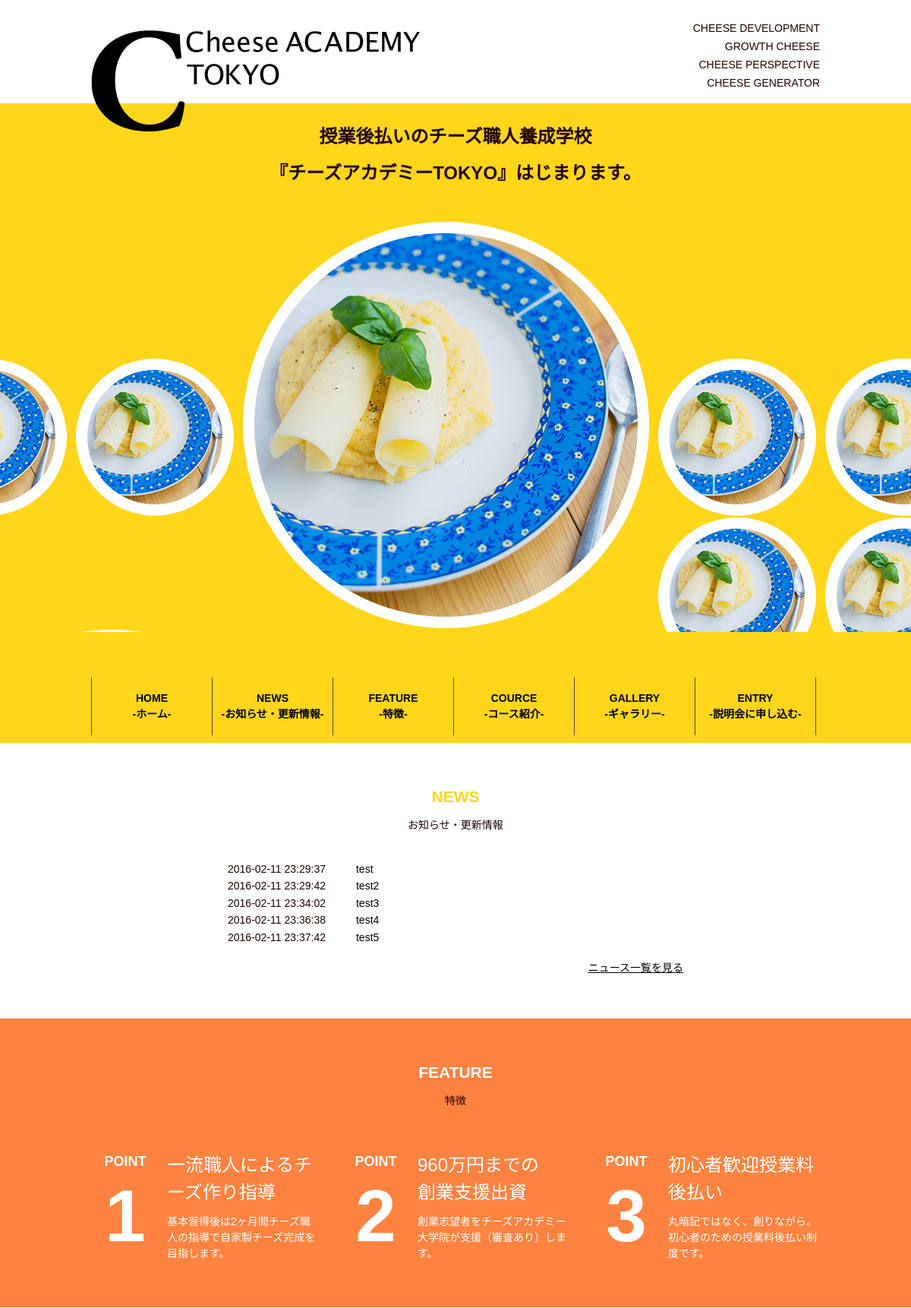
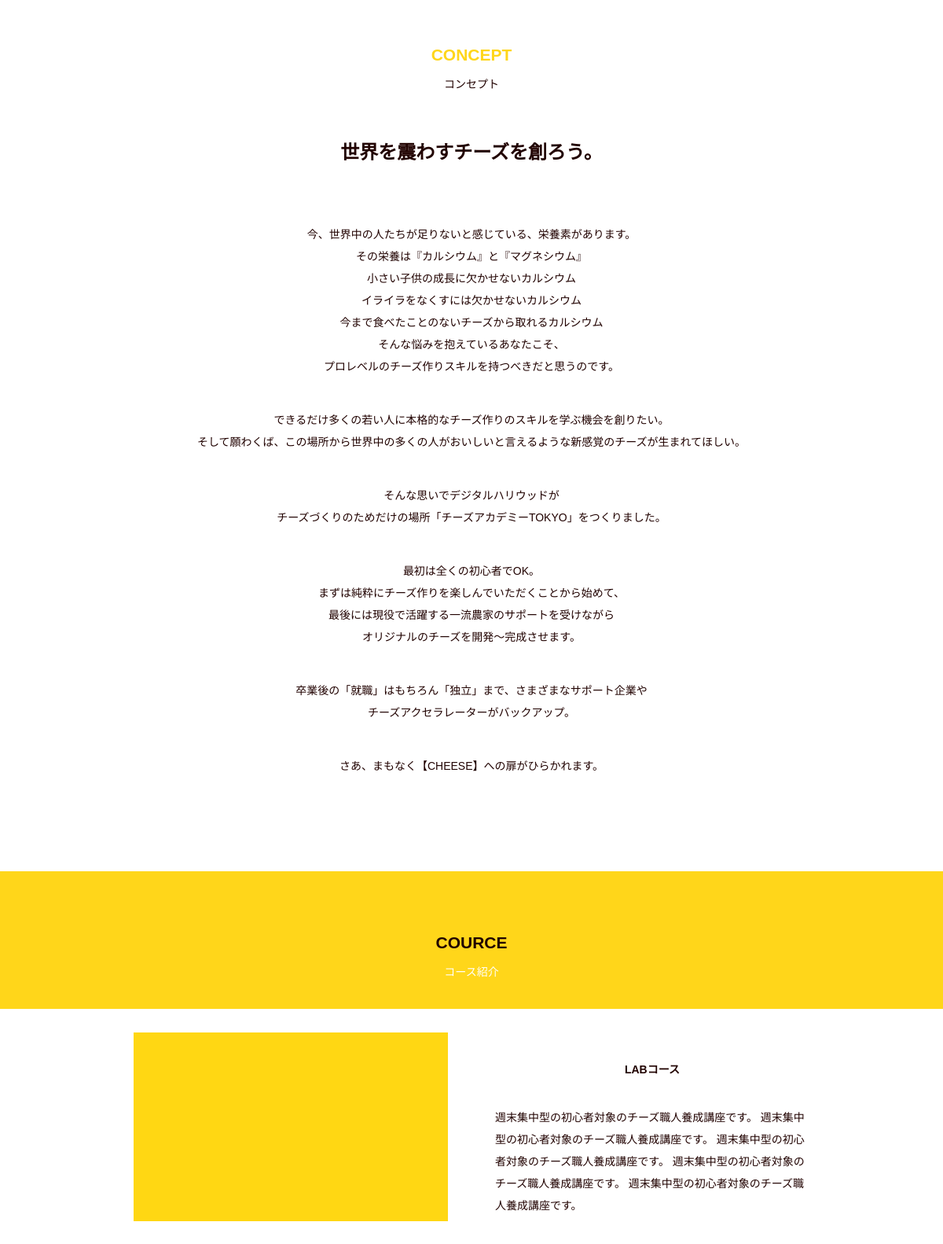
The page /site/index.php (upper part) on the database its author committed (2 pictures, top to bottom).
### tables this page shows
CREATE TABLE `cms_table` (
  `id` int(12) NOT NULL,
  `news_title` varchar(64) NOT NULL,
  `news_detail` varchar(255) NOT NULL,
  `view_flg` int(1) NOT NULL,
  `indate` datetime NOT NULL
);

### cms_sample/include/func.php (called while the page is built, shortened)
<?php
function htmlEnc($value) {
    return htmlspecialchars($value,ENT_QUOTES);
}
?>

### site/index.php (the view, shortened to what this page needs)
<?php
include('../cms_sample/include/func.php');
$pdo = db();
$stmt = $pdo->prepare("SELECT * FROM cms_table");
$status = $stmt->execute();
$view="";
$count = 0;
while( $result = $stmt->fetch(PDO::FETCH_ASSOC)){
	if($result["view_flg"]==1){
    $view .= '<dt class="news-list--date">'.htmlEnc($result["indate"]).
    '</dt>'.'<dd class="news-list--note"><a href="news.php?id='.htmlEnc($result["id"]).'">'.
    htmlEnc($result["news_title"]).'</a></dd>';
	$count++;
	}
    if( $count >= 5){
	break;
  }
}
?>
<!DOCTYPE html>
<html>
<head>
    <link rel="stylesheet" href="css/reset.css">
    <link rel="stylesheet" href="css/style.css">
</head>
<body>
<div class="wrapper">
    <header id="header">
       <div class="inner clearfix">
        <h1 class="logo"><img src="image/logo-top.png" alt="Cheese Academy Tokyo" /></h1>
        <ul class="note_wrap">
            <li>CHEESE DEVELOPMENT</li>
            <li>GROWTH CHEESE</li>
            <li>CHEESE PERSPECTIVE</li>
            <li>CHEESE GENERATOR</li>
        </ul>
        </div>
    </header>
    <section id="main_visual" class="slidesWrap">
        <div class="inner">
            <h2 class="catch">授業後払いのチーズ職人養成学校<br />『チーズアカデミーTOKYO』はじまります。</h2>
        </div>
        <div class="slider">
            <ul class="slides clearfix">
                <li><img src="image/photo-mini.png" alt="" /></li>
                <li><img src="image/photo-mini.png" alt="" /></li>
                <li class="center"><img src="image/photo-main.png" alt="" /></li>
                <li><img src="image/photo-mini.png" alt="" /></li>
                <li><img src="image/photo-mini.png" alt="" /></li>
            </ul>
        </div>
    <?php
        include("../cms_sample/include/menu.php");
    ?>
    </section>
    <section id="news" class="contents-box">
        <h2 class="section-title yellow">NEWS</h2>
        <p class="section-note">お知らせ・更新情報</p>
        <div class="inner">
            <dl class="news-list clearfix">
            <?=$view?>
            </dl>
            <p class="news-note__more"><a href="news.html">ニュース一覧を見る</a></p>
        </div>
    </section>
    <section id="feature" class="contents-box bg-orange">
        <h2 class="section-title white">FEATURE</h2>
        <p class="section-note">特徴</p>
        <div class="inner">
            <ul class="feature-list clearfix">
                <li class="clearfix">
                    <h3 class="point-heading white">POINT<span class="point-count white">1</span></h3>
                    <p class="white">
                        <span class="point-topics">一流職人によるチーズ作り指導</span>
                        基本習得後は2ヶ月間チーズ職人の指導で自家製チーズ完成を目指します。
                    </p>
                </li>
                <li class="clearfix">
                    <h3 class="point-heading white">POINT<span class="point-count white">2</span></h3>
                    <p class="white">
                        <span class="point-topics">960万円までの<br />
                        創業支援出資</span>
                        創業志望者をチーズアカデミー<br />
                        大学院が支援（審査あり）します。
                    </p>
                </li>
                <li class="last clearfix">
                    <h3 class="point-heading white">POINT<span class="point-count white">3</span></h3>
                    <p class="white">
                        <span class="point-topics">初心者歓迎授業料後払い</span>
                        丸暗記ではなく、創りながら。<br />
                        初心者のための授業料後払い制度です。
                    </p>
                </li>
            </ul>
        </div>
    </section>
    <section id="concept" class="contents-box">
        <h2 class="section-title yellow">CONCEPT</h2>
        <p class="section-note">コンセプト</p>
        <p class="contents-catch">世界を震わすチーズを創ろう。</p>
        <p class="contents-summary">
            今、世界中の人たちが足りないと感じている、栄養素があります。<br />
            その栄養は『カルシウム』と『マグネシウム』<br />
            小さい子供の成長に欠かせないカルシウム<br />
            イライラをなくすには欠かせないカルシウム<br />
            今まで食べたことのないチーズから取れるカルシウム<br />
            そんな悩みを抱えているあなたこそ、<br />
            プロレベルのチーズ作りスキルを持つべきだと思うのです。<br />
        </p>
        <p class="contents-summary">
            できるだけ多くの若い人に本格的なチーズ作りのスキルを学ぶ機会を創りたい。<br />
            そして願わくば、この場所から世界中の多くの人がおいしいと言えるような新感覚のチーズが生まれてほしい。
        </p>
        <p class="contents-summary">
            そんな思いでデジタルハリウッドが<br />
            チーズづくりのためだけの場所「チーズアカデミーTOKYO」をつくりました。
        </p>
        <p class="contents-summary">
            最初は全くの初心者でOK。<br />
            まずは純粋にチーズ作りを楽しんでいただくことから始めて、<br />
            最後には現役で活躍する一流農家のサポートを受けながら<br />
            オリジナルのチーズを開発〜完成させます。
        </p>
        <p class="contents-summary">
            卒業後の「就職」はもちろん「独立」まで、さまざまなサポート企業や<br />
            チーズアクセラレーターがバックアップ。
        </p>
        <p class="contents-summary">さあ、まもなく【CHEESE】への扉がひらかれます。</p>
    </section>
    <section id="gallery" class="contents-box">
        <div class="contents-heading bg-yellow">
            <h2 class="section-title">COURCE</h2>
            <p class="section-note white">コース紹介</p>
        </div>
        <div class="inner">
            <ul class="cource-list">
                <li class="clearfix">
                    <div class="cource-cap">
                        <img src="image/cource.png" alt="" />
                    </div>
                    <div class="cource-summary">
                        <h4>LABコース</h4>
                        <p>
                            週末集中型の初心者対象のチーズ職人養成講座です。
                            週末集中型の初心者対象のチーズ職人養成講座です。
                            週末集中型の初心者対象のチーズ職人養成講座です。
                            週末集中型の初心者対象のチーズ職人養成講座です。
                            週末集中型の初心者対象のチーズ職人養成講座です。
                        </p>
                    </div>
                </li>
            </ul>
        </div>
    </section>
</div>
</body>
</html>

### cms_sample/include/menu.php
<div class="inner">
    <nav class="global_Nav">
        <ul class="nav_wrap clearfix">
            <li class="nav_item"><a href="#">HOME<br />-ホーム-</a></li>
            <li class="nav_item"><a href="#">NEWS<br />-お知らせ・更新情報-</a></li>
            <li class="nav_item"><a href="#">FEATURE<br />-特徴-</a></li>
            <li class="nav_item"><a href="#">COURCE<br />-コース紹介-</a></li>
            <li class="nav_item"><a href="#">GALLERY<br />-ギャラリー-</a></li>
            <li class="nav_item"><a href="#">ENTRY<br />-説明会に申し込む-</a></li>
        </ul>
    </nav>
</div>

### site/css/style.css (style rules this page uses)
body { font-family: sans-serif; }
.inner { width: 960px; margin: 0 auto; }
.white { color:#fff; }
.yellow { color:#ffd61a; }
.bg-yellow { background-color:#ffd61a; }
.bg-orange { background-color:#ff8340; }
#header { padding-top:20px; }
.logo { position: relative; float:left; }
.logo>img { position: absolute; top:20px; }
.note_wrap { float:right; margin-bottom: 20px; }
.note_wrap >li { margin-top:10px; text-align: right; }
#main_visual { padding-bottom: 10px; background: #ffd61a; }
.catch { padding-top: 20px; font-size:24px; line-height: 2; text-align: center; }
.slider { width: 100%; overflow: hidden; margin:40px auto 0; }
.slides { overflow: hidden; height: 540px; }
.slides > li { position: relative; top:180px; float:left; margin-right:12px; }
.slides >.center { top:0; }
.global_Nav { margin-top: 60px; }
.nav_item { float:left; width: 158px; padding:17px 0; border-right:solid 1px #4d4d4d; text-align: center; line-height: 1.5; font-weight: bold; }
.nav_item:first-child { border-left:solid 1px #4d4d4d; }
.nav_item >a { display: block; }
.contents-box { padding:60px 0; text-align: center; }
.contents-heading { padding: 80px 0 40px; }
.section-title { font-size: 21px; margin-bottom: 20px; }
.contents-summary { line-height: 2; margin-top:40px; }
.news-list { width:600px; margin:0 auto; padding:40px 0 22px; text-align: left; line-height: 1.6; }
.news-list--date { float:left; margin-right: 40px; }
.news-note__more { width: 600px; margin:0 auto; text-align: right; }
.news-note__more>a { text-decoration: underline; }
.feature-list { margin: 60px auto 0; text-align: left; }
.feature-list>li { float:left; width:300px; margin-right:30px; line-height: 1.5; }
.feature-list>li.last { margin-right:0; }
.point-heading { float:left; width:90px; margin-right: 10px; text-align: center; font-size:18px; }
.point-heading+p { line-height: 1.5; }
.point-count { display: block; font-size:96px; line-height: 1.2; }
.point-topics { display: block; margin-bottom:10px; font-size:24px; }
.contents-catch { font-size:24px; margin:68px 0 78px; font-weight: bold; }
.cource-list>li { margin-top:30px; }
.cource-cap { float:left; width: 500px; margin-right:10px; text-align: center; }
.cource-summary { float:left; width: 400px; }
.cource-summary>h4,.cource-summary-reverse>h4 { margin-top:40px; }
.cource-summary>p,.cource-summary-reverse>p { margin-top:40px; line-height: 2; text-align: left; }

### rows shown on the page
cms_table: indate "2016-02-11 23:29:37", news_title "test"
cms_table: indate "2016-02-11 23:29:42", news_title "test2"
cms_table: indate "2016-02-11 23:34:02", news_title "test3"
cms_table: indate "2016-02-11 23:36:38", news_title "test4"
cms_table: indate "2016-02-11 23:37:42", news_title "test5"
